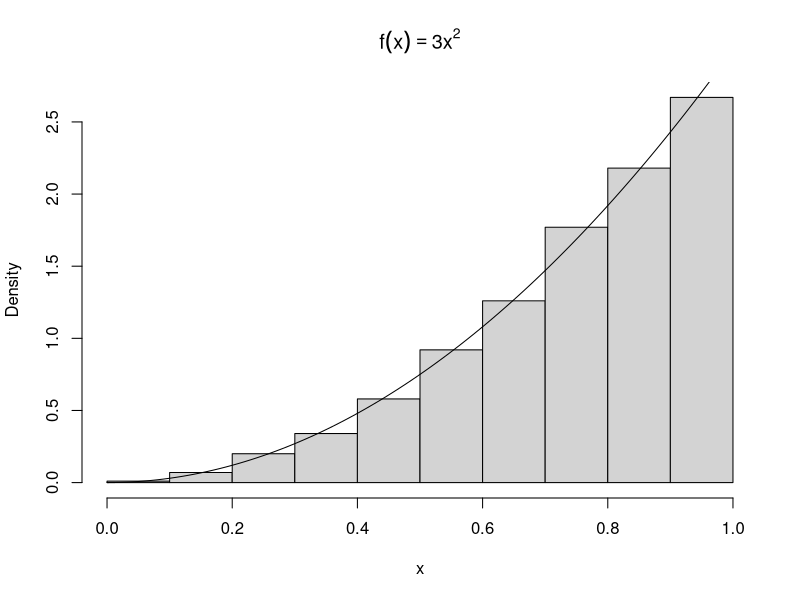
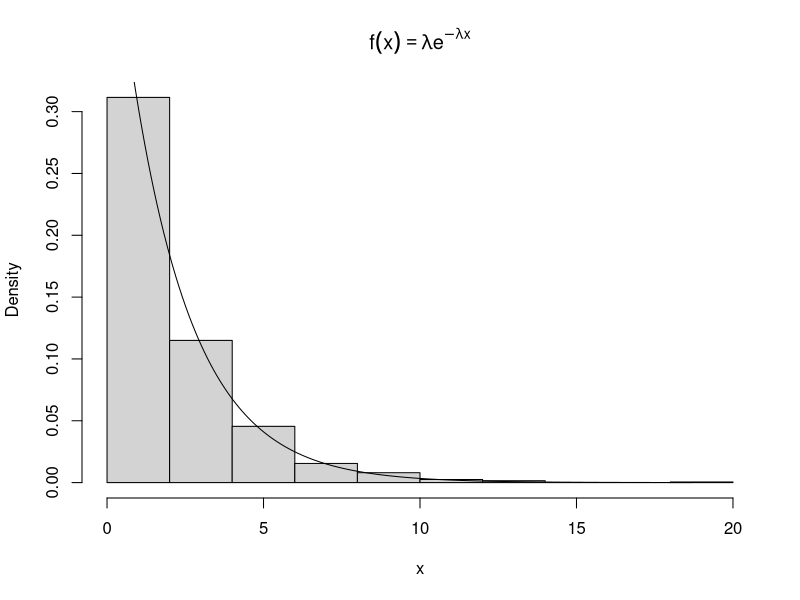
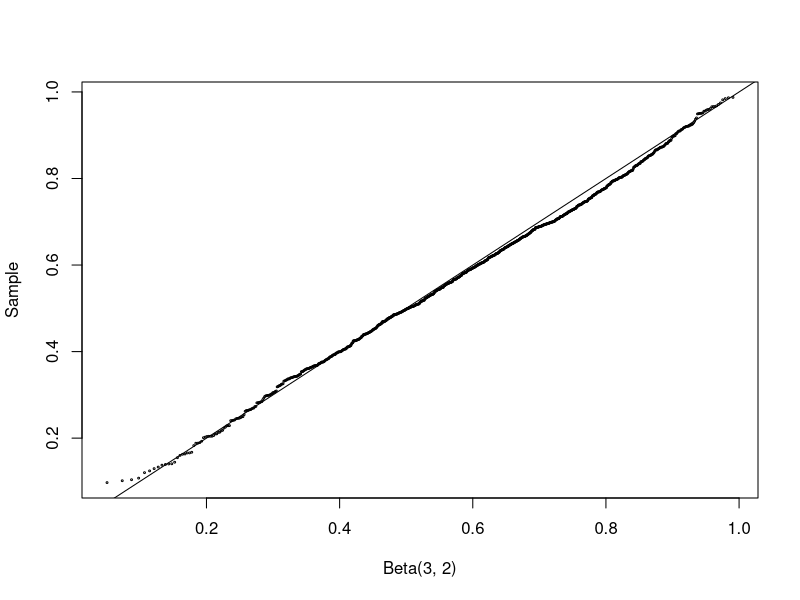
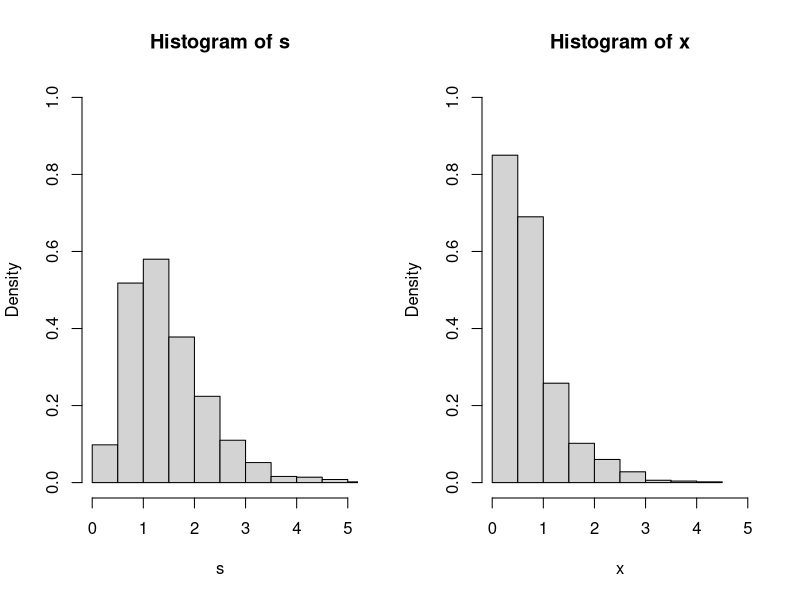
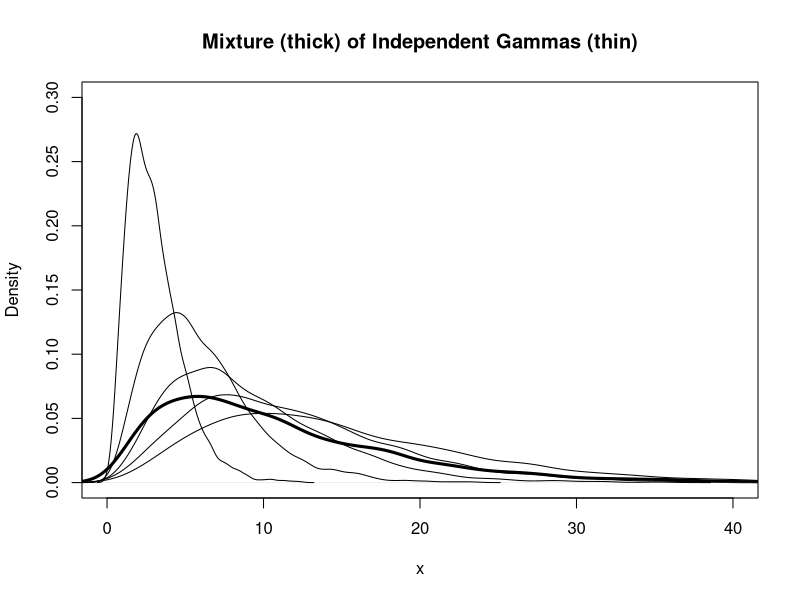
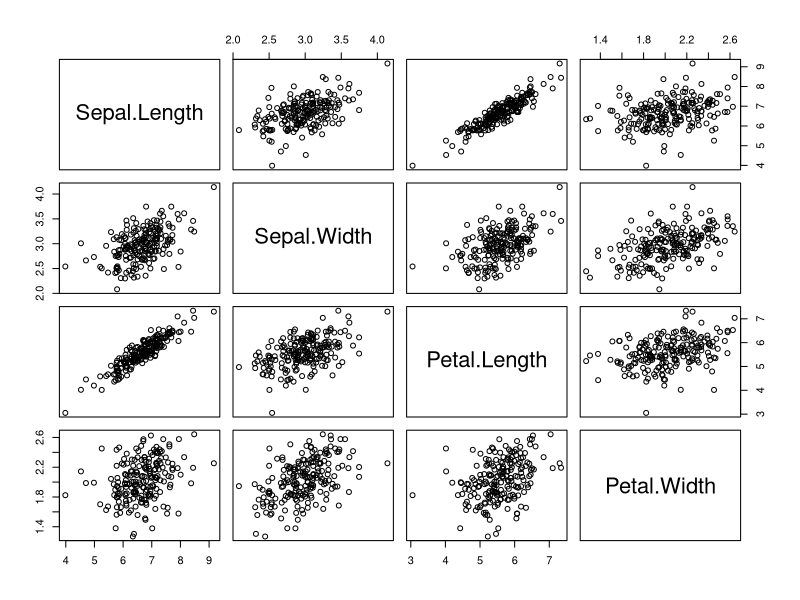
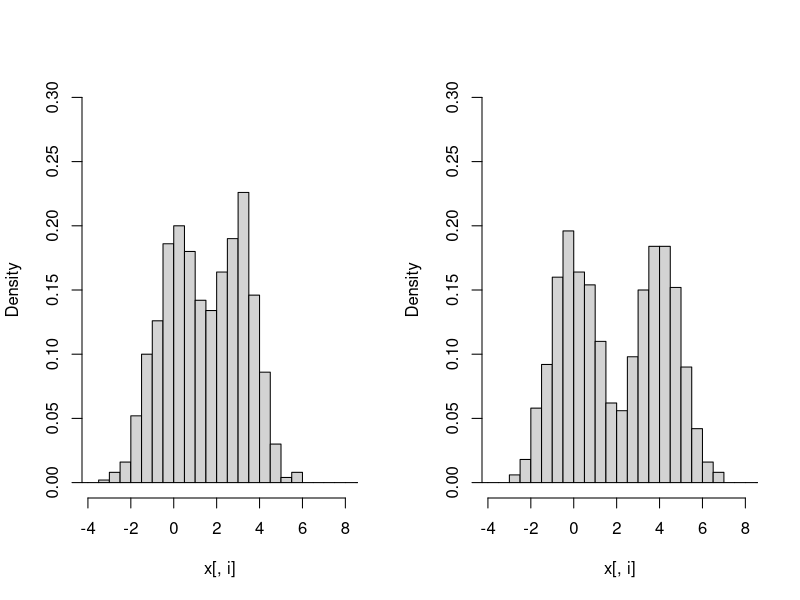

The R source for these figures, in order:
# Methods for Generating Random Variables ---------------------------------

## The Inverse Transform Method --------------------------------------------
# The inverse transform method of generating RVs is based on the following 
# well-known result:

## Theorem 3.1 (Probability Integral Transformation) If X is a continuous random 
# variable with cdf F_X(x), then U = F_X(X) ~ Uniform(0, 1).

# The inverse transform method of generating RVs applied the probability 
# integral transformation, where the inverse transformation is defined as

## F_x^-1(u) = inf{x: F_X(x) = u}, 0 < u < 1

# Hence, if U ~ Uniform(0, 1), then for all xER
## P(F_X^-1(U) <= x) = P(inf{t: F_X(t) = U} <= x)
##                   = P(U <= F_X(x))
##                   = F_U(F_X(x)) = F_X(x),

# and therefore F_X^-1(u) has the same distribution as X. Thus, to generate a 
# random observation X, first generate a Uniform(0, 1) variate y and deliver the 
# inverse value F_X^-1(u). The method is easy to apply *provided that the inverse
# density function is easy to compute

### Example 3.2 -------------------------------------------------------------
# This example use the inverse method to simulate a random sample from the 
# distribution with density f(x) = 3x^2, 0 < x < 1.

# Here F_X(x) = x^3 for 0 < x < 1, and F_X^-1(u) = u^{1/3}. First we generate all n
# required random uniform numbers as vector u. Then u^{1/3} is a vector of length
# n containing the sample x_1, ... , x_n.
n <- 1000
u <- runif(n)
x <- u ^ (1 / 3)
hist(x, probability = TRUE, main = expression(f(x) == 3 * x ^ 2)) # density hist of sample
y <- seq(0, 1, 0.01)
lines(y, 3 * y ^ 2) # density curve f(x)
# ... the hist and density plot suggest that the empirical and theoretical 
# distributions approximately agree.

### Example 3.3 -------------------------------------------------------------
# (Exponential distribution) This example applied the inverse transform method to
# generate a random sample from the exponential distribution with mean 1/lambda.

# If X ~ Exp(lambda), then for x > 0 the cdf of X is F_X(x) = 1 - e^(-lambda * x).
# The inverse transformation us F_X^-1(u) = -(1/lambda) * log(1 - u). Note that
# U and 1 - U have the same distribution and it is simpler to set 
# x = -(1/lambda) * log(u). To generate a random sample of size n with parameter
# lambda:
lambda <- 0.5 # set lambda (mean) constant, i.e. E[X] = 1 / lambda
x <- (-log(runif(n)) / lambda)
hist(x, probability = TRUE, main = expression(
 f(x) == lambda * e ^ {-lambda * x}))
y <- seq(min(x), max(x), 0.1)
lines(y, lambda * exp(-lambda * y)) # density curve f(x) 

## Inverse Transform Method,  Discrete Case --------------------------------
# The inverse transform method can also be applied to the discrete case. If X is 
# a discrete random variable and ... < x_[i-1] < x_[i] < x_[i + 1] < ... are the
# points of disconuity of F_[X](u), then the inverse transformation is 
# F_[X]^-1(u) = x_[i], where F_[X](x_[i - 1]) < u <= F_[X](x_[i]). So, for each
# random variate required:

## 1. Generate a random u from Uniform(0, 1)
## 2. Deliver x_[i] where F(x_[i - 1]) < u <= F(x_[i])

### Example 3.4 -------------------------------------------------------------
# (Two point distribution) This example applied the inverse transform method to
# generate a random sample of Bernoulli(p = 0.4) variates.

# In this example, F_X(0) = f_X(0) = 1 - p and F_X(1) = 1. Thus, F_X^-1(u) = 1
# if u > 0.6 and F_X^-1(u) = 0 if u <= 0.6. The generator should therefore 
# deliver the numerical value of the logical expression u > 0.6:
set.seed(300)
n <- 1000
p <- 0.4
u <- runif(n)
x <- as.integer(u > 0.6)
mean(x)

### Example 3.6 -------------------------------------------------------------
rlogarithmic <- function(n, theta) {
 # returns a random logarithmic(theta) sample size n:
 u <- runif(n)
 # set the initial length of the cdf vector:
 N <- ceiling(-16 / log10(theta))
 k <- 1:N
 a <- -1 / log(1 - theta)
 fk <- exp(log(a) + k * log(theta) - log(k))
 Fk <- cumsum(fk)
 x <- integer(n)
 for (i in 1:n) {
  x[i] <- as.integer(sum(u[i] > Fk)) #F^{-1}(u) = 1
  while (x[i] == N) {
   # if x == N we need to extend the cdf
   logf <- log(a) + (N + 1) * log(theta) - log(N + 1)
   fk <- c(fk, exp(logf))
   N <- N + 1
   x[i] <- as.integer(sum(u[i] > Fk))
  }
 }
 x + 1
}

# Using the above function, we can then generate random samples from the 
# Logarithmic(0.5) distribution:
n <- 1000
theta <- 0.5
x <- rlogarithmic(n = n, theta = theta)
k <- sort(unique(x))
p <- -1 / log(1 - theta) * theta ^ k / k
se <- sqrt(p * (1 - p) / n)

## The Acceptance-Rejection Method -----------------------------------------
# Suppose that X and Y are random variables with with density or pmf f and g,
# respectively, and there exists a constant c such that

# \frac{f(t)}{g(t)} <= c

# for all t such that f(t) > 0. Then the acceptance-rejection method (or 
# rejection method) can be applied to generate the random variable X.

##  The Acceptance-Rejection Method ----------------------------------------
# 1. Find a random variable Y with density g satisfying f(t) / g(t) <= c, for
# all t such that f(t) > 0. Provide a method to generate random Y.

# 2. For each random variate required:
## a) Generate a random y from the distribution with density g
## b) Generate a random u from the Uniform(0, 1) distribution
## c) If u < f(y) / cg(y), accept y and deliver x = y; otherwise reject y.

# Note that in step 2c,

# P(accept | Y) = P(U < \frac{f(Y)}{cg(Y)} | Y) = \frac{f(Y)}{cg(Y)}

# The last equality is simply evaluating the cdf of U. The total probability of
# acceptance for any iteration is therefore

# \Sigma_{y} P(accept | y)P(Y = y) = |Sigma_{y} \frac{f(y)}{cg(y) g(y) = 1/c}.

# and the number of iterations until acceptance has the geometric distribution 
# with mean c. Hence, on average each sample value of X requires c iterations.
# For efficiency, Y should be easy to simulate and c small.

# To see that the accepted sample has the same distribution as X, apply Bayes'
# theorem.

### Example 3.7 -------------------------------------------------------------
# This example illustrates the method for the Beta distribution. On average, 
# how many random numbers must be simulated to generate 1000 variables from the
# Beta(/alpha = 2, \beta = 2) distribution by this method? It depends on the
# upper bound c of \frac{f(x)}{g(x)}, which depends on the choice of the function 
# g(x).

# The Beta(2, 2) density is f(x) = 6x(1 - x), where 0 < x < 1. Let g(x) be the
# Uniform(0, 1) density. Then \frac{f(x)}{g(x)} <= 6 for all 0 < x < 1, and so
# c = 6. A random x dfrom g(x) is accepted if

# \frac{f(x)}{cg(x)} = \frac{6x(1 - x)}{6(1)} = x(1 - x) > u

# On average, cn = 6000 iterations (12000 random numbers) will be required for a
# sample size 1000. In the following simulation below, the counter j for 
# iterations is not necessary, but included to record how many iterations were
# actually needed to generate the 1000 beta variates:
set.seed(41513)
n <- 1000
k <- 0
j <- 0 # counter for accepted samples
y <- numeric(n)

while (k < n) {
 u <- runif(1)
 j <- j + 1
 x <- runif(1) # random variate from g
 
 if (x * (1 - x) > u) {
  # accept sample x:
  k <- k + 1
  y[k] <- x
 }
}
j

# Now we can compare the empirical and theoretical percentiles:
p <- seq(0.1, 0.9, 0.1)
Q_hat <- quantile(y, p)
Q <- qbeta(p, 2, 2)
se <- sqrt(p * (1 - p)) / (n * dbeta(Q, 2, 2) ^ 2)

# Below, the sample percentiles (first line) approximately match the Beta(2, 2)
# percentiles computed by qbeta (second line):
round(rbind(Q_hat, Q, se), 3)

## Transformation Methods --------------------------------------------------
set.seed(123)
n <- 1000
a <- 3
b <- 2
u <- rgamma(n, shape = a, rate = 1)
v <- rgamma(n, shape = b, rate = 1)
x <- u / (u + v)
q <- qbeta(ppoints(n), a, b)
qqplot(q, x, cex = 0.25, xlab = "Beta(3, 2)", ylab = "Sample")
abline(0, 1)

## Sums & Mixtures ---------------------------------------------------------
# Sums and mixtures of random variables are special types of transformations.

### Convolutions ------------------------------------------------------------
# Let X_1, ..., X_n be i.i.d with X_j \sim X, and let S = X_1 + ... + X_n. The
# distribution function of the sum S is called the n-fold convolution of X and 
# denoted F^{star(n)}_X. It is straightforward to simulate a convolution by directly
# generating X_1, ..., X_n and computing the sum.

# Several distributions are related by convolution. If \nu > 0 is an integer, 
# the \chi^{2} distribution with \nu degrees of freedom is the convolution of
# \nu i.i.d squared standard normal variables. The negative binomial distribution
# NegBin(r, p) is the convolution of r i.i.d Geom(p) r.v's. The convolution of r
# independent Exp(\lambda) r.v's has the Gamma(r, \lambda) distribution.

# In R it is of course easier to generate r.v's from these distributions using
# the rchisq, rgeom, and rbinom functions. Nevertheless, these examples 
# illustrate a general method that can be applied whenever distributions are
# related by convolutions.

#### Example: \chi^{2}
# This example generates a \chi^{2}(\nu) random variable as the convolution of 
# \nu squared normals. If Z_1, ..., Z_{\nu} are i.i.d N(0, 1) r.v's, then V = 
# Z^{2}_1 + ... + Z^{2}_2 has the \chi^{2}(\nu) distribution. To generate a
# random sample of size n from \chi^{2}(\nu), we:

# 1. Fill an n \times \nu matrix with n\nu random N(0, 1) variates
# 2. Square each entry in the matrix(1)
# 3. Compute the row sums of the squared normals. Each row sum is one random 
# observation from the \chi^{2}(\nu) distribution
# 4. Deliver the vector of row sums.

# We develop an example with n = 1000 and \nu = 2 degrees of freedom below.
set.seed(4213)
n <- 1000
nu <- 2
X <- matrix(rnorm(n = n*nu), nrow = n, ncol = nu)^2 # matrix of sq. normals
# Then sum the sq. normals across each row of matrix:
# method 1
y_1 <- rowSums(X)
# method 2:
y_2 <- apply(X, MARGIN = 1, FUN = sum)
identical(y_1, y_2) # test if same... doesn't matter which one is used

# A \chi^{2}(\nu) random variable has mean \nu and variance 2\nu. The samples we
# have generated match this closely with negligible error...
mean(y_1)
mean(y_1^2)

### Mixtures ----------------------------------------------------------------
# A random variable X has a discrete mixture if the distribution of X is a 
# weighted sum F_X(x) = \sum \theta_i F_X(x) for some sequence of random 
# variables X_1, X_2, .... and \theta_i > 0 such that \sum_i \theta_i = 1. The
# constants \theta_i are called the 'mixing' weights or 'mixing' probabilities.
# Although the notation is similar for sums and mixtures, the distributions 
# represented are different.

# A r.v X is a continuous mixture if the distribution of X is 
# F_X(x) = \int_{\inf}^{-\inf} F_{X\mid Y = y}(x) f_Y(y) for a family 
# X \mid Y = y indexed by the real numbers y and weighting function f_Y such 
# that \int_{\inf}^{-\inf} F_{X\mid Y = y}(x) f_Y(y) dy = 1, i.e. it is a valid 
# cumulative density.

# Let's compare the methods for simulation of a convolution and a mixture of
# normal variables. Suppose X_1 \sim N(0, 1) and X_2 \sim N(3, 1) are 
# independent. The notation S = X_1 + X_2 denotes the *convolution* of X_1 and
# X_2. The distribution of S is normal with mean \mu_1 + \mu_2 = 3 and variance
# \sigma_1^{2} + \sigma_2^{2} = 2. Hence, to simulate the convolution, we must:

# 1. Generate x_1 \sim N(0, 1)
# 2. Generate x_2 \sim N(3, 1)
# 3. Deliver s = x_1 + x_2

# We can also define a 50% normal *mixture* X, denoted F_X(x) = 0.5 * F_{X_1}(x) 
# + 0.5 * F_{X_2}(x). Unlike the convolution, the distribution of the mixture X
# is distinctly *non-normal*; it is bimodal. Hence, to simulate the mixture, we
# must:

# 1. Generate an integer k \in \{1, 2\}, where P(1) = P(2) = 0.5
# 2. If k = 1 deliver random x from N(0, 1) else if k = 2 deliver random from
# N(3, 1)

#### Example: Convolutions and mixtures
# Let X_1 \sim Gamma(2, 2) and X_2 \sim Gamma(2, 4) be independent. Let's see 
# the visual difference between the convolution S = X_1 + X_2 and mixture 
# F_X(x) = 0.5 * F_{X_1}(x) + 0.5 * F_{X_2}(x):
n <- 1000
x_1 <- rgamma(n, 2, 2)
x_2 <- rgamma(n, 2, 4)
s <- x_1 + x_2 # convolution
u <- runif(n)
k <- as.integer(u > 0.5) # vector of 0's and 1's (binary logic)
x <- k * x_1 + (1 - k) * x_2 # the mixture
# Plot:
par(mfcol = c(1, 2))
hist(s, probability = TRUE, xlim = c(0, 5), ylim = c(0, 1))
hist(x, probability = TRUE, xlim = c(0, 5), ylim = c(0, 1))
par(mfcol = c(1, 1)) # restore previous setting

#### Example: Mixture of several gamma distributions
# Here there are several components to the mixture and the mixing weights are 
# not uniform. The mixture is

# F_X = \sum_{i = 1}^5 \theta_j F_{X_j}

# where X_j \sim Gamma(r = 3, \lambda_{j} = \frac{1}{j}) are independent and the
# mixing probabilities are \theta_j = \frac{j}{15}, j = 1, ..., 5.

# To simulate one random variate from the mixture F_X:

# 1. Generate an integer k \sim \{1, 2, 3, 4, 5\}, where P(k) = \theta_k, 
# k = 1, ..., 5
# 2. Deliver a random Gamma(r, \lambda_{k}) variate

# Hence, to generate sample size n, steps 1 and 2 are repeated n times. Since
# for loops can be costly in R, we can translate the above into a vectorised
# approach. So then, we

# 1. Generate a random sample k_1, ..., k_n of integers in a vector k, where
# P(k) = \theta_k, k = 1, ..., 5. Then k[i] indicates which of the the five 
# gamma distributions will be sampled to get the ith element of the sample.
# 2. Set rate equal to the length n vector \lambda = (\lambda_k)
# 3. Generate a gamme sample size n, with shape r and rate vector rate

# Thus, and efficient way to implement this in R is shown below:
n <- 5000
k <- sample(1:5, size = n, replace = TRUE, prob = (1:5) / 15)
rate <- 1 / k
x <- rgamma(n = n, shape = 3, rate = rate)
# Plot the density of the mixture with densities of the compoenents...
plot(x = density(x),
     xlim = c(0, 40), ylim = c(0, 0.3), 
     lwd = 3, xlab = "x", main = "Mixture (thick) of Independent Gammas (thin)")
for (i in 1:max(k)) {
 lines(density(rgamma(n = n, shape = 3, rate = 1/i)))
}
# Thick line is the final mixture; thin lines are the density of each X_j.

# The rest of the examples are repetitions of the same theme. Onto the next 
# section!

# Multivariate Distributions ----------------------------------------------
# A d-dimensional multivariate normal requires covariance matrix, since 
# X ~ N_d(\mu, \Sigma),where \Sigma has entries \sigma_{ij} = Cov(X_i, X_j).
# To simplify things, we can draw random samples from d distributions. However,
# this leaves us with a problem. The variances will not be correlated because
# the samples are from independent distributions. Therefore, one of the ways - 
# there are several - to obtain a covariance matrix is through Choleski 
# factorization. The Choleski factorization of a real symmetric positive-definite
# matrix is X = Q^TQ, where Q is an upper triangular matrix. In R, the basic 
# syntax to implement Choleski factorization is chol(X).

# First, we must create a symmetric, positive-definite matrix:
X <- matrix(data = c(0.8, 0.2, 0.2, 0.8), nrow = 2)

# Note that the chol() function does not check if the matrix is symmetric, 
# but there are some analytic ways to do this:
X - t(X) ## This should be 0 if A is symmetric
eigen(X)$values ## These should all be non-negative.
# Note that if any are 0 then use chol(A,pivot=TRUE)

## Calculate Choleski factorization:
R <- chol(X)
# Thus, if correct, X = R^T%*%R:
t(R)%*%R
?chol
## Choleski function -------------------------------------------------------
# We can turn the above into a neat R function, which applies Choleski factorisation
# to generate 200 random observations from a four-dimensional multivariate normal:
rmvn_Choleski <- function(n, mu, Sigma) {
 # generate n random vectors from MVN(n, Sigma)
 # dimension is inferred from mu and Sigma
 d <- length(mu)
 Q <- chol(Sigma) # Choleski factorisation of Sigma
 Z <- matrix(rnorm(n = n * d), nrow = n, ncol = d) # assumes standard normal
 X <- Z %*% Q + matrix(data = mu, nrow = n, ncol = d, byrow = TRUE)
 # return computation
 return(X)
}

# Using the above function, we can then generate samples according to the same mean
# and covariance structure as the four-dimensional data from the iris dataset:
y <- subset(x = iris, Species == "virginica")[, 1:4] # index only first 4 cols
mu <- colMeans(y)
Sigma <- cov(y) # where cov(X, Y) = E[(X-E[X]](Y - E[Y])]

# Apply function to generate MVN data with above mean and variance:
X <- rmvn_Choleski(n = 200, mu = mu, Sigma = Sigma)
# Visualise bivariate distribution of each pair of marginal distributions
pairs(X)

# Interesting note: we can standardise a multivariate normal sample by inverting the
# above procedure; substituting the same mean vector and sample covariance matrix if 
# the parameters are unknown. The transformed d-dimensional sample then has a zero
# mean vector and covariance I_d.

# Mixtures of Multivariate Normals ----------------------------------------
# A multivariate normal mixture is denoted

    # pNd(mu_1, Sigma_1) + (1 - p)N_d(mu_2, Sigma_2)

# where the sampled population is N_d(mu_1, Sigma_1) with probability p, and 
# N_d(mu_2, Sigma_2) with probability 1 - p. As the mixing parameter p and other 
# parameters are varied, the MVN mixtures have a wide variety of types and 
# departures from normality. To generate a sample:

# 1. Generate U ~ Uniform(0, 1)
# 2. If U <= p generate X from N_d(mu_1, Sigma_1), else from N_d(mu_2, Sigma_2)

# alternatively,

# 1. Generate N ~ Bernoulli(p)
# 2. If N = 1 generate X using same indicator function as above

# Example function:
library(MASS) # for mvrnorm

loc_mix_0 <- function(n, p, mu_1, mu_2, Sigma) {
 # generate sample from BVN location mixture
 X <- matrix(data = 0, nrow = n, ncol = ncol(Sigma))
 
 for (i in 1:n) {
  k <- rbinom(n = 1, size = 1, prob = p)
  
  # evaluate draw U <= p
  if (k <= p) {
   X[i, ] <- mvrnorm(n = 1, mu = mu_1, Sigma = Sigma)
  } else {
   X[i, ] <- mvrnorm(n = 1, mu = mu_2, Sigma = Sigma)
  }
 }
 
 # return computation
 return(X)
}

# Apply function:
x <- loc_mix_0(n = 1000, p = 0.5, mu_1 = rep(0, 2), mu_2 = 3:4, Sigma = diag(2))
# visualise marginal distributions of the MVN mixture data:
r <- range(x) * 1.2
par(mfrow = c(1, 2))
for (i in 1:2) {
 hist(x[, i], xlim = r, ylim = c(0, 0.3), freq = FALSE, 
      main = "", breaks = seq(-5, 10, 0.5))
}

# End file ----------------------------------------------------------------